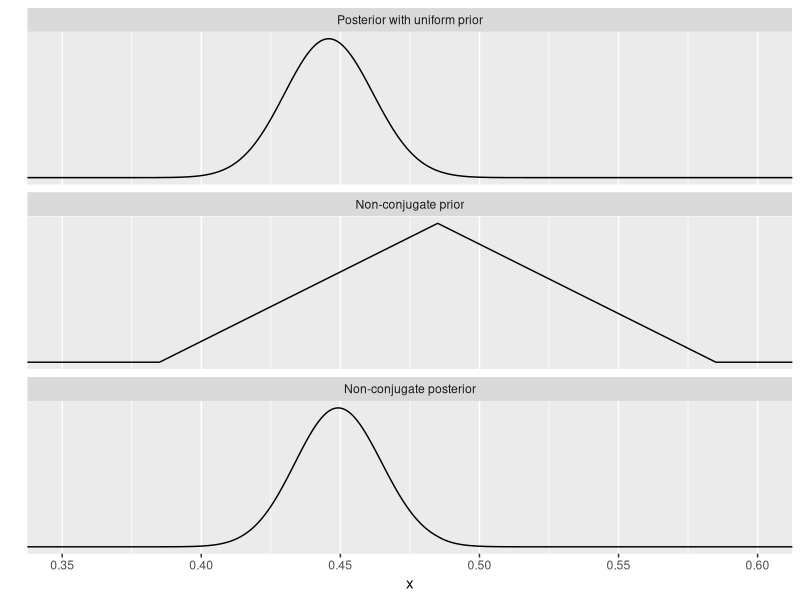
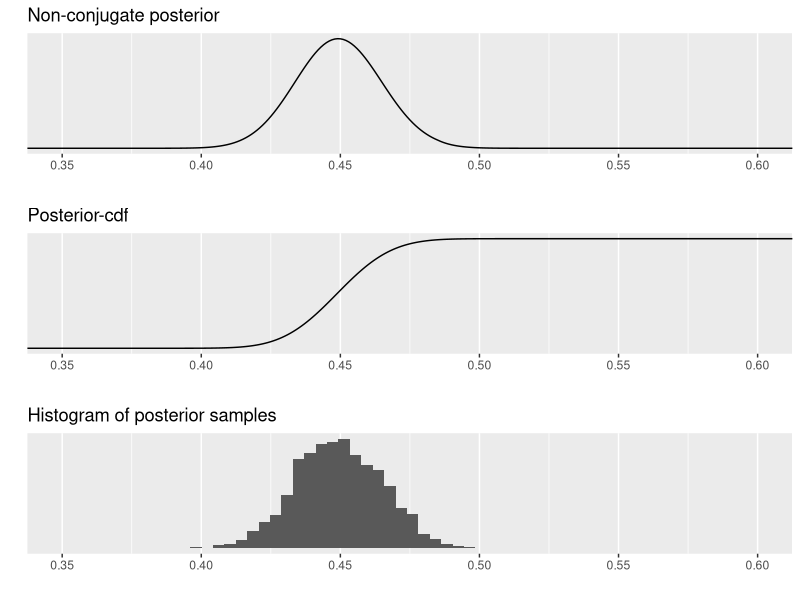

Write the R code that produced these figures, in order.
# Bayesian data analysis
# Aki Vehtari <Aki.Vehtari@aalto.fi>
# Markus Paasiniemi <Markus.Paasiniemi@aalto.fi>

# Calculate the posterior distribution on a discrete grid of points by
# multiplying the likelihood and a non-conjugate prior at each point,
# and normalizing over the points. Simulate samples from the resulting
# non-standard posterior distribution using inverse cdf using the
# discrete grid.

# ggplot2 is used for plotting
if(!require(ggplot2)) install.packages('ggplot2')
require(ggplot2)
# gridExtra is for showing multiple plots side by side
if(!require(gridExtra)) install.packages('gridExtra')
require(gridExtra)
# tidyr is for manipulating the data frames
if(!require(tidyr)) install.packages('tidyr')
require(tidyr)

# Posterior with uniform prior (Beta(1,1))
# data (437,543)
a <- 437
b <- 543
x <- seq(0.1,1,0.001)
con <- dbeta(x,a,b)

# Compute the density of non-conjugate prior in discrete points, i.e. in a grid
# this non-conjugate prior is the same as in figure 2.4 in the book
pp <- rep(1,length(x))
pi1 <- which(x==0.385)
pi2 <- which(x==0.485)
pi3 <- which(x==0.585)
pm <- 11
pp[pi1:pi2] <- seq(1, pm, length.out = length(pi1:pi2))
pp[pi3:pi2] <- seq(1, pm, length.out = length(pi3:pi2))
nc_p <- pp/sum(pp)

# compute the un-normalized non-conjugate posterior in a grid
po <- dbeta(x,a,b)*pp

# normalize the posterior
nc_po <- po/sum(po)

# add variables to data frame
d <- data.frame(x,con,nc_p,nc_po)

# plot posterior with uniform prior, non-conjugate
# prior and the corresponding non-conjugate posterior
gather(d,group,p,con,nc_p,nc_po) %>%
  within(group<-factor(group, labels=c('Posterior with uniform prior',
                                       'Non-conjugate prior',
                                       'Non-conjugate posterior'))) %>%
  ggplot(aes(x=x,y=p)) + geom_line() +
  facet_wrap(~group,ncol=1,scales='free_y') +
  coord_cartesian(xlim=c(0.35,0.6)) +
  ylab('') + scale_y_continuous(breaks=NULL)


# next demonstrate inverse cdf sampling

# compute the cumulative density in a grid
pc <- cumsum(nc_po)
qc <- c(0,pc)

# runif(k) returns k uniform random numbers from interval [0,1]
# set.seed(seed) is used to set seed foor the randon number generator
set.seed(2601)
r <- runif(10000)

# invcdf returns the values of x at points for cdf(r0)<=x
# ie. invcdf(0.5) returns the x-value of the median
invcdf <- function(r0){x[sum(qc<r0)]}

# sapply(x,fun) applies function fun to each element of x
# ie. elements of s are now draws from the distribution
s <- sapply(r,invcdf)

# construct plots: p1 is the posterior, p2 is the cdf of the posterior
# and p3 is the histogram of posterior samples (drawn using inv. cdf)
p1 <- qplot(x,nc_po,geom='line',main='Non-conjugate posterior')
p2 <- qplot(x,pc,geom='line',main='Posterior-cdf')
p3 <- qplot(s,geom='histogram',ylab='',bins=30,main='Histogram of posterior samples')
l <- list(p1,p2,p3)

#write a helper function that adds options to figures
opts <- function(arg){arg + xlab('') +  coord_cartesian(xlim=c(0.35,0.6)) +
    scale_y_continuous(breaks=NULL) + ylab('')}

#apply helper function to each figure
ll <- lapply(l,opts)

# do.call(fun,list) evaluates fun with the elements of list as arguments
# ie. do.call(grid.arrange,list(p1,p2,p3)) => grid.arrange(p1,p2,p3)
# grid.arrange() plots its arguments in one figure
do.call(grid.arrange,ll)
